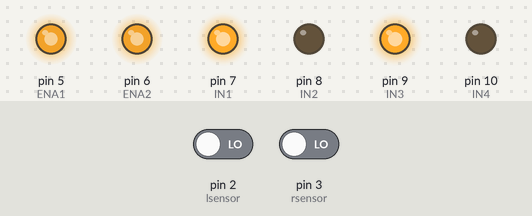
Recording of a sketch running on a simulated Arduino Uno, built with avr-gcc and run on an emulated ATmega328P. Parts: output pins drawn as LEDs (lit = HIGH). Inputs (shaded band) come from the test bench; at power-on: pin 2 (lsensor) LOW, pin 3 (rsensor) LOW.

Above: at 1.2 s.
1.3 s: pin 2 (lsensor) driven HIGH
At 2.4 s:
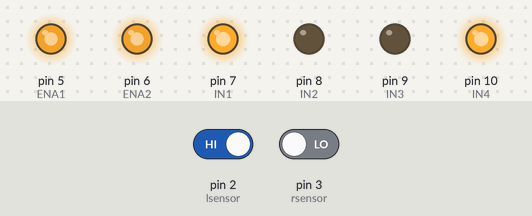
2.8 s: pin 3 (rsensor) driven HIGH
At 3.5 s:
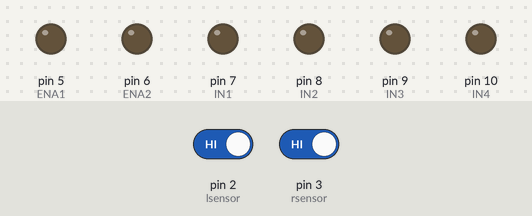
4.3 s: pin 2 (lsensor) driven LOW
At 4.7 s:
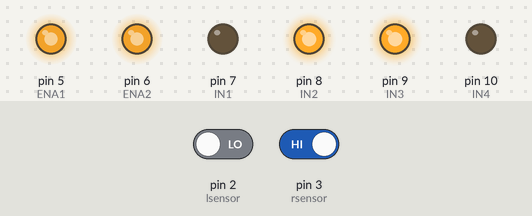
5.8 s: pin 3 (rsensor) driven LOW
At 7.0 s:
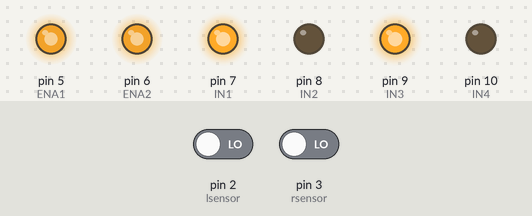
Timing chart, 0 to 8.3 s (numbered marks = the images above; inputs shaded):
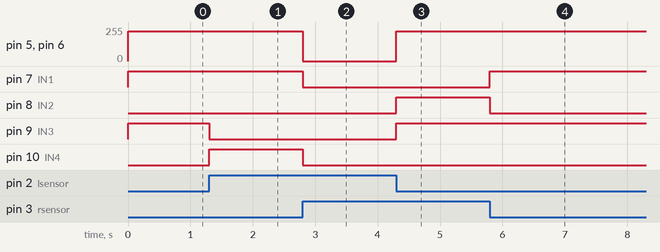

Measured:
- after the input at 1.3 s, pin 9 (IN3): HIGH → LOW at once; pin 10 (IN4): LOW → HIGH at once
- after the input at 2.8 s, pin 5 (ENA1), pin 6 (ENA2): 225/255 → 0/255 at once; pin 7 (IN1), pin 10 (IN4): HIGH → LOW at once
- after the input at 4.3 s, pin 5 (ENA1), pin 6 (ENA2): 0/255 → 225/255 at once; pin 8 (IN2), pin 9 (IN3): LOW → HIGH at once
- after the input at 5.8 s, pin 7 (IN1): LOW → HIGH at once; pin 8 (IN2): HIGH → LOW at once

The sketch:

Line_follower.ino
```cpp
#define black 1
#define white 0
#define IN1 7
#define IN2 8
#define ENA1 5
#define speed 225
#define IN3 9
#define IN4 10
#define ENA2 6
#define rsensor 3
#define lsensor 2
void forward();
void left();
void right();
void stop();
void setup() {
  pinMode(IN1, OUTPUT);
  pinMode(IN2, OUTPUT);
  pinMode(IN3, OUTPUT);
  pinMode(IN4, OUTPUT);
  pinMode(ENA1, OUTPUT);
  pinMode(ENA2, OUTPUT);
  pinMode(rsensor, INPUT);
  pinMode(lsensor, INPUT);
}

void loop() {
  if (digitalRead(lsensor)  == black && digitalRead(rsensor) == black) {
    stop();
  } else if (digitalRead(lsensor) == black && digitalRead(rsensor) == white) {
    left();
  } else if (digitalRead(lsensor) == white && digitalRead(rsensor) == black) {
    right();
  } else if (digitalRead(lsensor) == white && digitalRead(rsensor) == white) {
    forward();
  }
}
void forward() {
  digitalWrite(IN1, HIGH);
  digitalWrite(IN3, HIGH);
  digitalWrite(IN2, LOW);
  digitalWrite(IN4, LOW);
  analogWrite(ENA1, speed);
  analogWrite(ENA2, speed);
}
void right() {
  digitalWrite(IN1, LOW);
  digitalWrite(IN3, HIGH);
  digitalWrite(IN2, HIGH);
  digitalWrite(IN4, LOW);
  analogWrite(ENA1, speed);
  analogWrite(ENA2, speed);
}
void left() {
  digitalWrite(IN1, HIGH);
  digitalWrite(IN3, LOW);
  digitalWrite(IN2, LOW);
  digitalWrite(IN4, HIGH);
  analogWrite(ENA1, speed);
  analogWrite(ENA2, speed);
}
void stop() {
  digitalWrite(IN1, LOW);
  digitalWrite(IN3, LOW);
  digitalWrite(IN2, LOW);
  digitalWrite(IN4, LOW);
  analogWrite(ENA1, LOW);
  analogWrite(ENA2, LOW);
}
```
